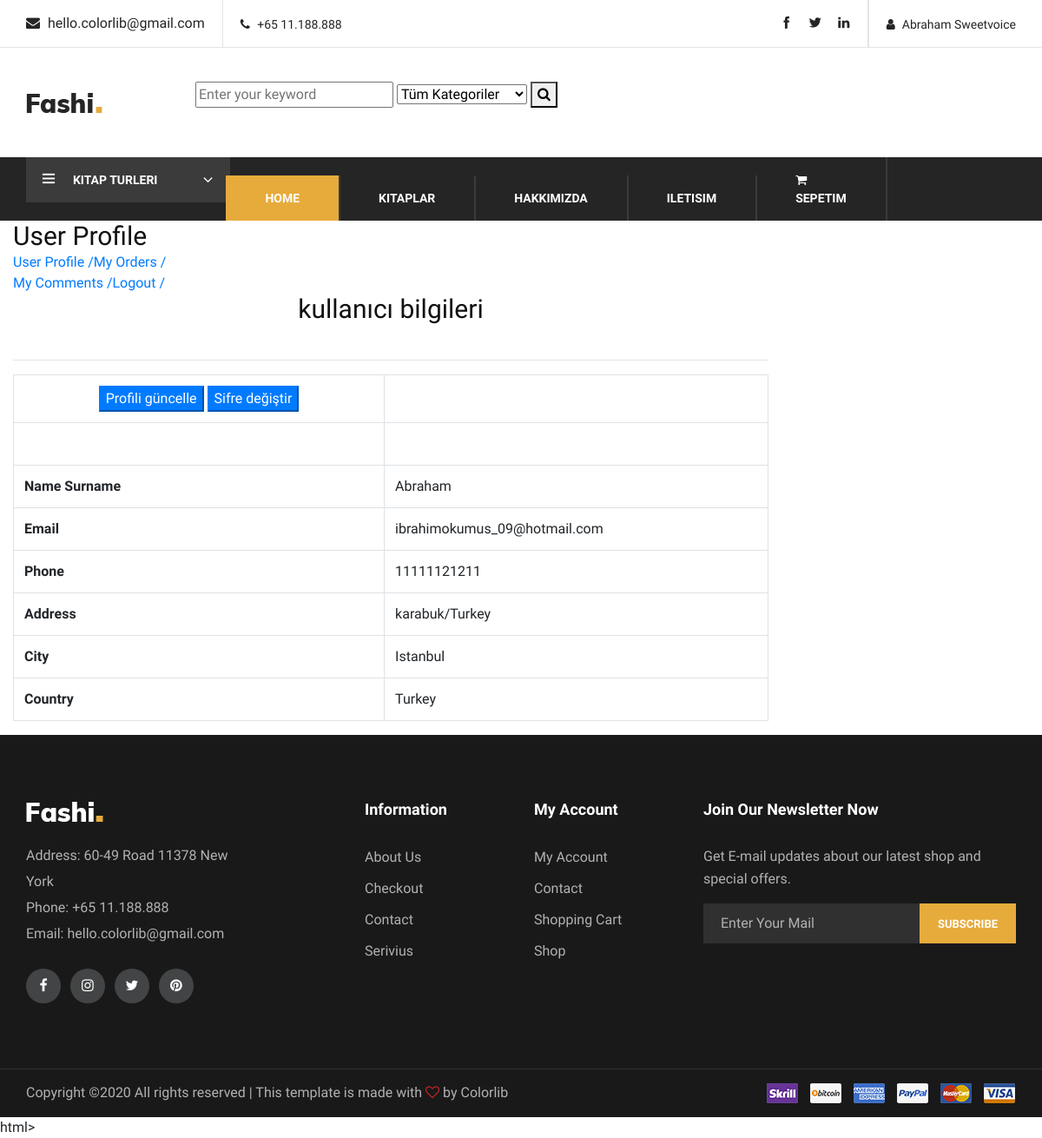
The page /user/ (signed in) on the database its author committed.
### home/models.py (models this page shows, shortened)
class UserProfile(models.Model):
    user = models.OneToOneField(User, on_delete=models.CASCADE)
    phone = models.CharField(blank=True, max_length=20)
    address = models.CharField(blank=True, max_length=150)
    city = models.CharField(blank=True, max_length=20)
    country = models.CharField(blank=True, max_length=20)
    image = models.ImageField(blank=True, upload_to='images/users/')
    def user_name(self):
        return self.user.first_name + ' ' + self.user.last_name + ' [' + self.user.username + '] '
    def image_tag(self):
        return mark_safe('<img src="{}" height="50"/>'.format(self.image.url))
    image_tag.short_description = 'Image'

### user/views.py (the view)
# urls.py: path('',views.index,name='index'),
@login_required(login_url='/login')
def index(request):
    setting = Setting.objects.get(pk=1)
    category = Category.objects.all()
    current_user = request.user
    profile = UserProfile.objects.get(user_id=current_user.id)
    context = {
               'category': category,
                'profile': profile,
                'setting': setting,
               }
    return render(request, 'user_profile.html', context)

### user/templates/user_profile.html (shortened to what this page needs)
{% extends 'homebase.html' %}
{% block content %}
    <div class="col-3">
        {% include "user_panel.html" %}
    </div>
    <div class="col-9">
        <div class="well">
            <div class="section-title">
                <h3 class="title">kullanıcı bilgileri</h3>
            </div>
            <hr class="soften"/>
            <table class="table table-bordered table-condensed">
                <tr>
                    <th class="text-center">
                        <a href="/user/update" ><button class="btn-primary">Profili güncelle</button></a>
                        <a href="/user/password" ><button class="btn-primary">Sifre değiştir</button></a>
                    </th>
                </tr>
                <tr>
                    <th></th>
                    <td><img width="250" src="{{ profile.image.url }}" alt=""></td>
                </tr>
                <tr>
                    <th>Name Surname</th>
                    <td>{{ profile.user.first_name }}</td>
                </tr>
                <tr>
                    <th>Email</th>
                    <td>{{ profile.user.email }}</td>
                </tr>
                <tr>
                    <th>Phone</th>
                    <td>{{ profile.phone }}</td>
                </tr>
                <tr>
                    <th>Address</th>
                    <td>{{ profile.address }}</td>
                </tr>
                <tr>
                    <th>City</th>
                    <td>{{ profile.city }} </td>
                </tr>
                <tr>
                    <th>Country</th>
                    <td>{{ profile.country }}</td>
                </tr>
            </table>
        </div>
    </div>
{% endblock %}

### home/Templates/header.html (shortened to what this page needs)
{% load static %}
{% load mptt_tags %}
<header class="header-section">
    <div class="header-top">
        <div class="container">
            <div class="ht-left">
                <div class="mail-service">
                    <i class=" fa fa-envelope"></i>
                    hello.colorlib@gmail.com
                </div>
                <div class="phone-service">
                    <i class=" fa fa-phone"></i>
                    +65 11.188.888
                </div>
            </div>
            <div class="ht-right">
                {% if user.id is not None %}
                <a href="/user" class="login-panel"><i class="fa fa-user"></i>{{ user.first_name }} {{ user.last_name }}</a>
                {% else %}
                 <a href="/login" class="login-panel"><i class="fa fa-user"></i>Login</a>
                {% endif %}
                <div class="top-social">
                    <a href="https://www.facebook.com/"><i class="ti-facebook"></i></a>
                    <a href="https://twitter.com/"><i class="ti-twitter-alt"></i></a>
                    <a href="https://www.linkedin.com/"><i class="ti-linkedin"></i></a>
                </div>
            </div>
        </div>
    </div>
    <div class="container">
        <div class="inner-header">
            <div class="row">
                <div class="col-lg-2 col-md-2">
                    <div class="logo">
                        <a href="/anasayfa">
                            <img src="{% static 'img/logo.png'%}" alt="">
                        </a>
                    </div>
                </div>
                <div class="col-lg-7 col-md-7">
                    <form action="/search/" class="navbar-search pull-left" method="post">
                        <input id="query" name="query" class="search-query span2" type="text"
                               placeholder="Enter your keyword">
                        <select name="catid" class="input search-input" style="width: 150px;">
                            <option value="0">Tüm Kategoriler</option>
                        </select>
                        <button class="icon-search"><i class="fa fa-search"></i></button>
                    </form>
                </div>
            </div>
        </div>
    </div>
    <div class="nav-item">
        <div class="container">
            <div class="nav-depart">
                <div class="depart-btn">
                    <i class="ti-menu"></i>
                    <span>KITAP TURLERI</span>
                </div>
            </div>
            <nav class="nav-menu mobile-menu">
                <ul>
                    <li class="active"><a href="/anasayfa">HOME</a></li>
                    <li><a href="/books">KITAPLAR</a></li>
                    <li><a href="/hakkimizda">HAKKIMIZDA</a></li>
                    <li><a href="/iletisim">Iletisim</a></li>
                    <li><a href="/order/shopcart/">
                        <div class="header-btns-icon">
                            <i class="fa fa-shopping-cart"></i>
                        </div>
                        Sepetim</a>
                    </li>
                </ul>
            </nav>
        </div>
    </div>
</header>

### home/Static/css/style.css (style rules this page uses)
html, body { height: 100%; font-family: "Muli", sans-serif; -webkit-font-smoothing: antialiased; font-smoothing: antialiased; }
h1, h2, h3, h4, h5, h6 { margin: 0; color: #111111; font-weight: 400; font-family: "Muli", sans-serif; }
h3 { font-size: 30px; }
img { max-width: 100%; }
ul, ol { padding: 0; margin: 0; }
.section-title { margin-bottom: 40px; text-align: center; }
.header-top { display: -webkit-box; display: -ms-flexbox; display: flex; border-bottom: 1px solid #e5e5e5; }
.header-top .ht-left { float: left; }
.header-top .ht-left .mail-service { font-size: 16px; color: #252525; float: left; border-right: 1px solid #E5E5E5; padding-top: 15px; padding-bottom: 15px; padding-right: 20px; }
.header-top .ht-left .mail-service i { margin-right: 5px; }
.header-top .ht-left .phone-service { float: right; font-size: 14px; color: #252525; line-height: 27px; padding-top: 15px; padding-bottom: 12px; padding-left: 20px; }
.header-top .ht-left .phone-service i { margin-right: 5px; }
.header-top .ht-right { float: right; }
.header-top .ht-right .login-panel { float: right; font-size: 14px; color: #252525; display: inline-block; padding-left: 20px; border-left: 1px solid #e5e5e5; padding-top: 18px; padding-bottom: 15px; }
.header-top .ht-right .login-panel i { margin-right: 8px; }
.header-top .ht-right .top-social { float: right; padding-right: 20px; padding-top: 15px; padding-bottom: 15px; border-right: 1px solid #e5e5e5; }
.header-top .ht-right .top-social a { color: #252525; font-size: 14px; display: inline-block; margin-left: 15px; }
.inner-header { padding: 39px 0; }
.inner-header .logo { padding: 12px 0; }
.inner-header .logo a { display: inline-block; }
.nav-item { background: #252525; display: -webkit-box; display: -ms-flexbox; display: flex; }
.nav-item .nav-depart { float: left; }
.nav-item .nav-depart .depart-btn { background: #3b3b3b; color: #ffffff; padding: 14px 84px 14px 18px; cursor: pointer; position: relative; }
.nav-item .nav-depart .depart-btn:before { position: absolute; color: #ffffff; right: 20px; top: 13px; content: ""; font-family: FontAwesome; font-size: 18px; }
.nav-item .nav-depart .depart-btn i { color: #ffffff; font-size: 16px; }
.nav-item .nav-depart .depart-btn span { font-size: 14px; font-weight: 700; text-transform: uppercase; margin-left: 16px; }
.nav-item .nav-menu { display: -webkit-inline-box; display: -ms-inline-flexbox; display: inline-flex; position: relative; }
.nav-item .nav-menu li { list-style: none; display: inline-block; margin-left: -5px; position: relative; }
.nav-item .nav-menu li.active a { background: #e7ab3c; }
.nav-item .nav-menu li a { font-size: 14px; font-weight: 700; display: block; color: #ffffff; border-right: 2px solid #3b3b3b; text-transform: uppercase; padding: 16px 42px 15px; -webkit-transition: all 0.3s; -o-transition: all 0.3s; transition: all 0.3s; }
@media only screen and (min-width: 1200px) and (max-width: 1920px) { .nav-item .nav-menu li a { padding: 16px 45px 15px; } }
@media only screen and (min-width: 1200px) { .container { max-width: 1170px; } }

### rows shown on the page
UserProfile: user.first_name "Abraham", user.email "ibrahimokumus_09@hotmail.com", phone "11111121211", address "karabuk/Turkey", city "Istanbul", country "Turkey"

### other values the page prints
{{ user.first_name }} "Abraham"
{{ user.last_name }} "Sweetvoice"
